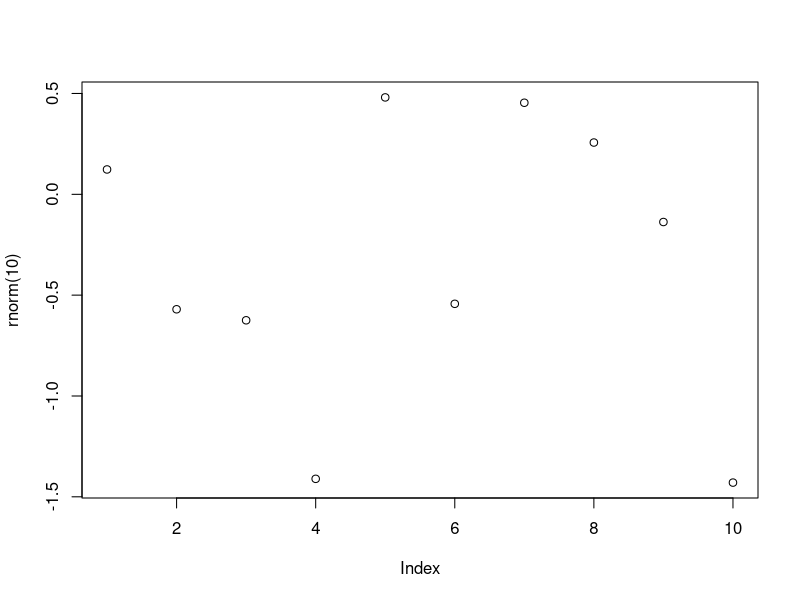

The R script that drew this image:
## ---- chunk 1
plot(rnorm(10))
